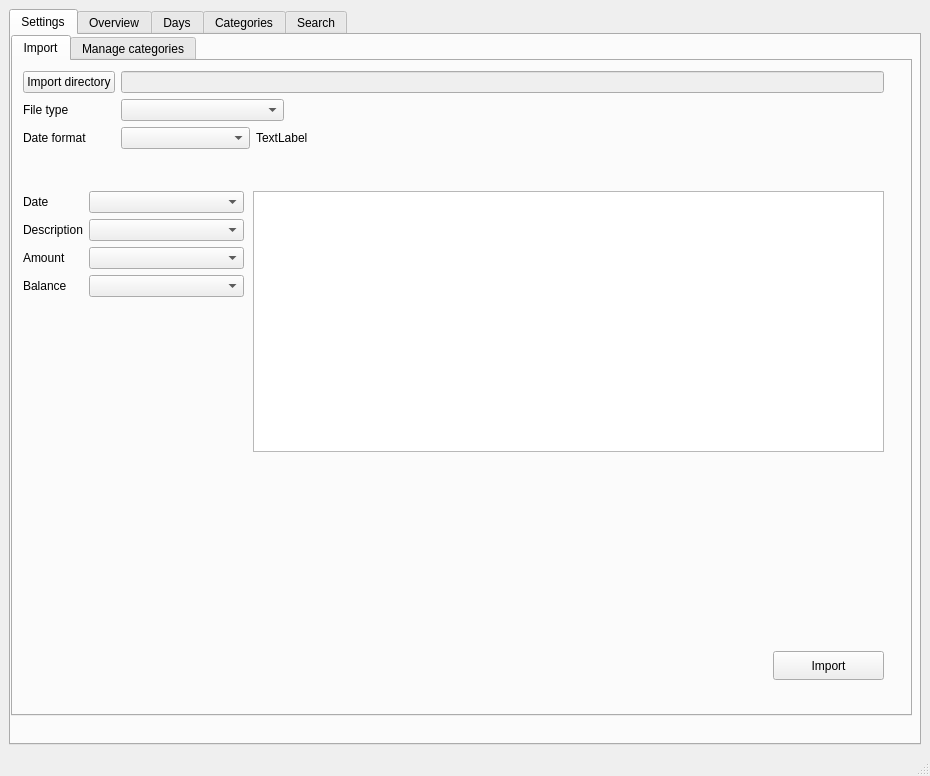
<?xml version="1.0" encoding="UTF-8"?>
<ui version="4.0">
 <class>MainWindow</class>
 <widget class="QMainWindow" name="MainWindow">
  <property name="geometry">
   <rect>
    <x>0</x>
    <y>0</y>
    <width>930</width>
    <height>776</height>
   </rect>
  </property>
  <property name="windowTitle">
   <string>Expenses Visualizer</string>
  </property>
  <widget class="QWidget" name="main_widget">
   <property name="sizePolicy">
    <sizepolicy hsizetype="Maximum" vsizetype="Maximum">
     <horstretch>0</horstretch>
     <verstretch>0</verstretch>
    </sizepolicy>
   </property>
   <layout class="QHBoxLayout" name="horizontalLayout">
    <item>
     <widget class="QTabWidget" name="main_tab_widget">
      <property name="sizePolicy">
       <sizepolicy hsizetype="Expanding" vsizetype="Expanding">
        <horstretch>0</horstretch>
        <verstretch>0</verstretch>
       </sizepolicy>
      </property>
      <property name="currentIndex">
       <number>0</number>
      </property>
      <widget class="QWidget" name="settings_tab">
       <attribute name="title">
        <string>Settings</string>
       </attribute>
       <widget class="QWidget" name="verticalLayoutWidget_4">
        <property name="geometry">
         <rect>
          <x>0</x>
          <y>0</y>
          <width>901</width>
          <height>681</height>
         </rect>
        </property>
        <layout class="QVBoxLayout" name="verticalLayout_8">
         <item>
          <widget class="QTabWidget" name="sub_settings">
           <property name="currentIndex">
            <number>0</number>
           </property>
           <widget class="QWidget" name="sett_import">
            <attribute name="title">
             <string>Import</string>
            </attribute>
            <widget class="QWidget" name="formLayoutWidget">
             <property name="geometry">
              <rect>
               <x>10</x>
               <y>10</y>
               <width>861</width>
               <height>101</height>
              </rect>
             </property>
             <layout class="QFormLayout" name="formLayout">
              <item row="0" column="0">
               <widget class="QPushButton" name="but_import_dir">
                <property name="text">
                 <string>Import directory</string>
                </property>
               </widget>
              </item>
              <item row="0" column="1">
               <widget class="QLineEdit" name="import_dir">
                <property name="enabled">
                 <bool>false</bool>
                </property>
               </widget>
              </item>
              <item row="1" column="0">
               <widget class="QLabel" name="label_3">
                <property name="text">
                 <string>File type</string>
                </property>
               </widget>
              </item>
              <item row="1" column="1">
               <layout class="QHBoxLayout" name="horizontalLayout_4" stretch="0">
                <property name="rightMargin">
                 <number>600</number>
                </property>
                <item>
                 <widget class="QComboBox" name="cb_file_type">
                  <property name="currentText">
                   <string/>
                  </property>
                 </widget>
                </item>
               </layout>
              </item>
              <item row="2" column="0">
               <widget class="QLabel" name="label_8">
                <property name="text">
                 <string>Date format</string>
                </property>
               </widget>
              </item>
              <item row="2" column="1">
               <layout class="QHBoxLayout" name="horizontalLayout_3">
                <property name="rightMargin">
                 <number>500</number>
                </property>
                <item>
                 <widget class="QComboBox" name="cb_date_format"/>
                </item>
                <item>
                 <widget class="QLabel" name="date_format">
                  <property name="text">
                   <string>TextLabel</string>
                  </property>
                 </widget>
                </item>
               </layout>
              </item>
             </layout>
            </widget>
            <widget class="QPushButton" name="but_import">
             <property name="geometry">
              <rect>
               <x>760</x>
               <y>590</y>
               <width>111</width>
               <height>29</height>
              </rect>
             </property>
             <property name="text">
              <string>Import</string>
             </property>
            </widget>
            <widget class="QTableWidget" name="data_preview_tab">
             <property name="geometry">
              <rect>
               <x>240</x>
               <y>130</y>
               <width>631</width>
               <height>261</height>
              </rect>
             </property>
             <property name="editTriggers">
              <set>QAbstractItemView::NoEditTriggers</set>
             </property>
             <property name="selectionMode">
              <enum>QAbstractItemView::NoSelection</enum>
             </property>
            </widget>
            <widget class="QWidget" name="formLayoutWidget_2">
             <property name="geometry">
              <rect>
               <x>10</x>
               <y>130</y>
               <width>221</width>
               <height>301</height>
              </rect>
             </property>
             <layout class="QFormLayout" name="formLayout_2">
              <item row="0" column="0">
               <widget class="QLabel" name="label_4">
                <property name="text">
                 <string>Date</string>
                </property>
               </widget>
              </item>
              <item row="0" column="1">
               <widget class="QComboBox" name="date_col"/>
              </item>
              <item row="1" column="0">
               <widget class="QLabel" name="label_5">
                <property name="text">
                 <string>Description</string>
                </property>
               </widget>
              </item>
              <item row="1" column="1">
               <widget class="QComboBox" name="description_col"/>
              </item>
              <item row="2" column="0">
               <widget class="QLabel" name="label_6">
                <property name="text">
                 <string>Amount</string>
                </property>
               </widget>
              </item>
              <item row="2" column="1">
               <widget class="QComboBox" name="amount_col"/>
              </item>
              <item row="3" column="0">
               <widget class="QLabel" name="label_7">
                <property name="text">
                 <string>Balance</string>
                </property>
               </widget>
              </item>
              <item row="3" column="1">
               <widget class="QComboBox" name="balance_col"/>
              </item>
             </layout>
            </widget>
           </widget>
           <widget class="QWidget" name="sett_categories">
            <attribute name="title">
             <string>Manage categories</string>
            </attribute>
            <widget class="QTableWidget" name="sett_category_aliases_tab">
             <property name="geometry">
              <rect>
               <x>10</x>
               <y>10</y>
               <width>291</width>
               <height>441</height>
              </rect>
             </property>
             <property name="selectionMode">
              <enum>QAbstractItemView::SingleSelection</enum>
             </property>
             <property name="selectionBehavior">
              <enum>QAbstractItemView::SelectRows</enum>
             </property>
             <property name="sortingEnabled">
              <bool>false</bool>
             </property>
            </widget>
            <widget class="QTableWidget" name="sett_categories_tab">
             <property name="geometry">
              <rect>
               <x>310</x>
               <y>10</y>
               <width>581</width>
               <height>441</height>
              </rect>
             </property>
             <property name="sortingEnabled">
              <bool>false</bool>
             </property>
            </widget>
            <widget class="QTableWidget" name="sett_categories_unknown_tab">
             <property name="geometry">
              <rect>
               <x>20</x>
               <y>460</y>
               <width>861</width>
               <height>171</height>
              </rect>
             </property>
             <property name="editTriggers">
              <set>QAbstractItemView::NoEditTriggers</set>
             </property>
            </widget>
           </widget>
          </widget>
         </item>
        </layout>
       </widget>
      </widget>
      <widget class="QWidget" name="overview_tab">
       <property name="sizePolicy">
        <sizepolicy hsizetype="Maximum" vsizetype="Maximum">
         <horstretch>0</horstretch>
         <verstretch>0</verstretch>
        </sizepolicy>
       </property>
       <attribute name="title">
        <string>Overview</string>
       </attribute>
       <layout class="QVBoxLayout" name="verticalLayout_4">
        <item>
         <layout class="QVBoxLayout" name="verticalLayout">
          <property name="sizeConstraint">
           <enum>QLayout::SetDefaultConstraint</enum>
          </property>
          <item>
           <layout class="QHBoxLayout" name="overview_title_hbox">
            <property name="sizeConstraint">
             <enum>QLayout::SetDefaultConstraint</enum>
            </property>
            <item>
             <widget class="QLabel" name="overview_label">
              <property name="sizePolicy">
               <sizepolicy hsizetype="Preferred" vsizetype="Maximum">
                <horstretch>0</horstretch>
                <verstretch>0</verstretch>
               </sizepolicy>
              </property>
              <property name="font">
               <font>
                <pointsize>15</pointsize>
                <weight>75</weight>
                <bold>true</bold>
               </font>
              </property>
              <property name="text">
               <string>Total overview</string>
              </property>
              <property name="alignment">
               <set>Qt::AlignCenter</set>
              </property>
             </widget>
            </item>
           </layout>
          </item>
          <item>
           <layout class="QHBoxLayout" name="overview_graph_hbox">
            <property name="sizeConstraint">
             <enum>QLayout::SetDefaultConstraint</enum>
            </property>
           </layout>
          </item>
          <item>
           <layout class="QHBoxLayout" name="overview_month_label_hbox">
            <property name="sizeConstraint">
             <enum>QLayout::SetDefaultConstraint</enum>
            </property>
            <item>
             <widget class="QLabel" name="label_2">
              <property name="sizePolicy">
               <sizepolicy hsizetype="Preferred" vsizetype="Maximum">
                <horstretch>0</horstretch>
                <verstretch>0</verstretch>
               </sizepolicy>
              </property>
              <property name="font">
               <font>
                <pointsize>15</pointsize>
                <weight>75</weight>
                <bold>true</bold>
               </font>
              </property>
              <property name="text">
               <string>Per month</string>
              </property>
              <property name="alignment">
               <set>Qt::AlignCenter</set>
              </property>
             </widget>
            </item>
           </layout>
          </item>
          <item>
           <layout class="QHBoxLayout" name="month_graph_hbox">
            <property name="sizeConstraint">
             <enum>QLayout::SetDefaultConstraint</enum>
            </property>
           </layout>
          </item>
         </layout>
        </item>
       </layout>
      </widget>
      <widget class="QWidget" name="days_tab">
       <attribute name="title">
        <string>Days</string>
       </attribute>
       <widget class="QWidget" name="horizontalLayoutWidget">
        <property name="geometry">
         <rect>
          <x>0</x>
          <y>0</y>
          <width>901</width>
          <height>681</height>
         </rect>
        </property>
        <layout class="QHBoxLayout" name="horizontalLayout_5">
         <item>
          <widget class="QTabWidget" name="tabWidget">
           <property name="sizePolicy">
            <sizepolicy hsizetype="Expanding" vsizetype="Expanding">
             <horstretch>0</horstretch>
             <verstretch>0</verstretch>
            </sizepolicy>
           </property>
           <property name="tabPosition">
            <enum>QTabWidget::North</enum>
           </property>
           <property name="currentIndex">
            <number>0</number>
           </property>
           <widget class="QWidget" name="overall_expenses">
            <attribute name="title">
             <string>Overall expenses</string>
            </attribute>
            <layout class="QHBoxLayout" name="horizontalLayout_2">
             <item>
              <layout class="QVBoxLayout" name="day_expenses_vbox">
               <property name="sizeConstraint">
                <enum>QLayout::SetDefaultConstraint</enum>
               </property>
              </layout>
             </item>
            </layout>
           </widget>
           <widget class="QWidget" name="balance_tab">
            <attribute name="title">
             <string>Balanace</string>
            </attribute>
            <layout class="QVBoxLayout" name="verticalLayout_5">
             <item>
              <layout class="QVBoxLayout" name="balance_vbox"/>
             </item>
            </layout>
           </widget>
          </widget>
         </item>
        </layout>
       </widget>
      </widget>
      <widget class="QWidget" name="categories_tab">
       <attribute name="title">
        <string>Categories</string>
       </attribute>
       <widget class="QWidget" name="horizontalLayoutWidget_5">
        <property name="geometry">
         <rect>
          <x>0</x>
          <y>0</y>
          <width>881</width>
          <height>691</height>
         </rect>
        </property>
        <layout class="QHBoxLayout" name="single_categories_container"/>
       </widget>
      </widget>
      <widget class="QWidget" name="search_tab">
       <attribute name="title">
        <string>Search</string>
       </attribute>
       <layout class="QVBoxLayout" name="verticalLayout_3">
        <item>
         <layout class="QFormLayout" name="formLayout_3">
          <property name="leftMargin">
           <number>500</number>
          </property>
          <item row="0" column="0">
           <widget class="QLabel" name="label">
            <property name="text">
             <string>Search</string>
            </property>
           </widget>
          </item>
          <item row="0" column="1">
           <widget class="QLineEdit" name="search_field"/>
          </item>
         </layout>
        </item>
        <item>
         <widget class="QTableWidget" name="search_results">
          <property name="editTriggers">
           <set>QAbstractItemView::NoEditTriggers</set>
          </property>
          <property name="sortingEnabled">
           <bool>true</bool>
          </property>
         </widget>
        </item>
       </layout>
      </widget>
     </widget>
    </item>
   </layout>
  </widget>
  <widget class="QMenuBar" name="menubar">
   <property name="geometry">
    <rect>
     <x>0</x>
     <y>0</y>
     <width>930</width>
     <height>23</height>
    </rect>
   </property>
  </widget>
  <widget class="QStatusBar" name="statusbar"/>
 </widget>
 <resources/>
 <connections/>
</ui>
